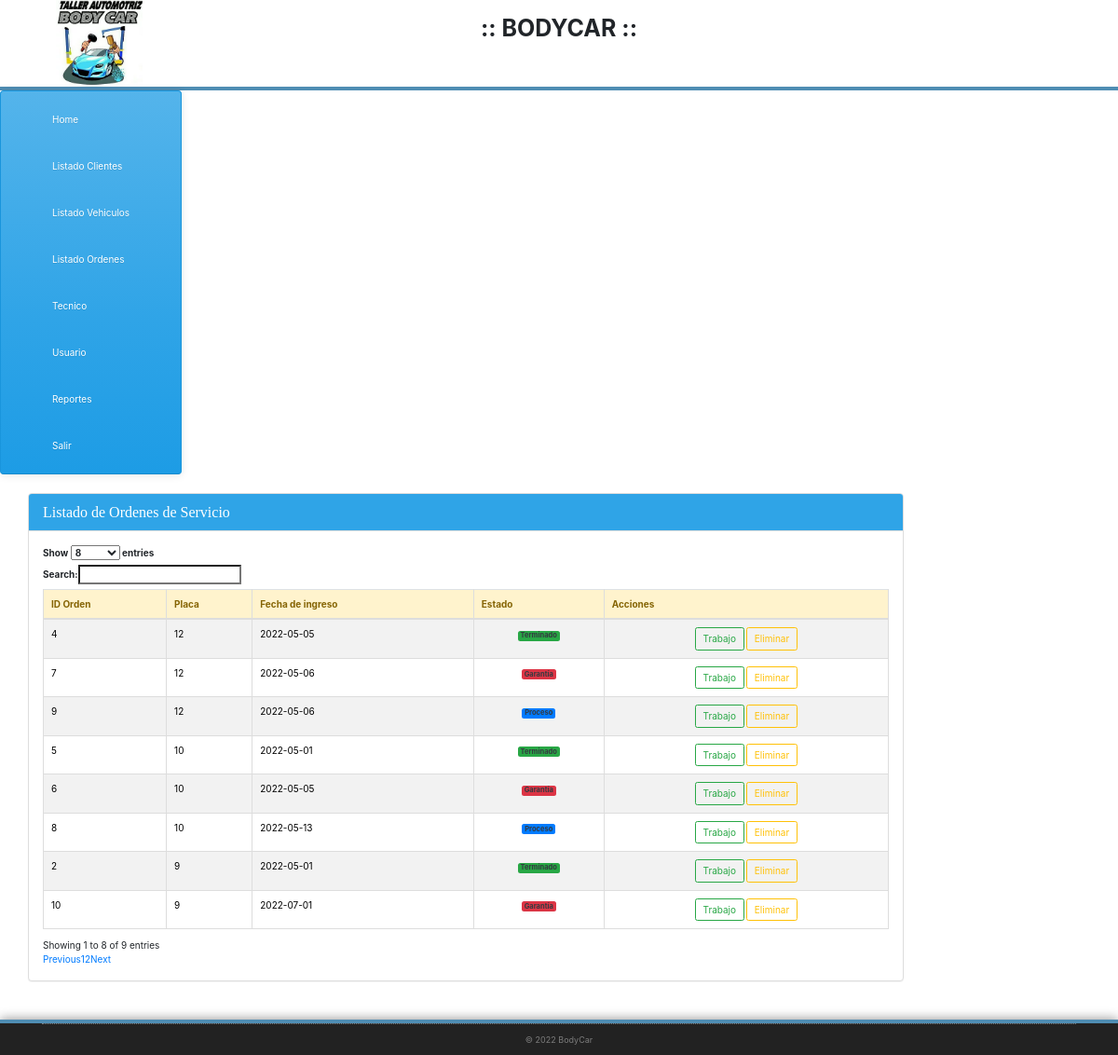
Screenshot of /dashboard1.php with the database file from the repository.
### tables this page shows
CREATE TABLE `orden` (
  `id` bigint(20) UNSIGNED NOT NULL,
  `fec_ing` date NOT NULL,
  `fec_ent` date NOT NULL,
  `ord_est` int(1) NOT NULL,
  `ord_obs` varchar(500) NOT NULL,
  `ord_veh` varchar(255) NOT NULL
);

### conectar.php (called while the page is built)
<?php
  class Conectar
  {
   public static function con(){
    $hostname_db = "localhost";
    $database_db = "bodycar";
    $username_db = "root";
    $password_db = "";
    $conexion = mysqli_connect($hostname_db, $username_db, $password_db);
    mysqli_select_db($conexion,$database_db) or die ("Ninguna DB seleccionada");
    return $conexion;
  }
}

### m_orden.php (called while the page is built, shortened)
<?php
require_once 'conectar.php';
class Orden {
  private $registro;
  function __construct() {
    $this->registro=array();
  }
  public function get_orden(){
   $sql="select * from orden";
   $res=mysqli_query(Conectar::con(),$sql) or die(mysqli_error());
   while($reg=mysqli_fetch_assoc($res))
   {
     $this->registro[]=$reg;
   }
   return $this->registro;
 }
}
?>

### dashboard1.php (the view, shortened to what this page needs)
<!DOCTYPE html>
<?php
require_once 'm_orden.php';
?>
  <html class="no-js">
 <head>
  <link rel="stylesheet" href="css/bootstrap.min.css">
  <link rel="stylesheet" href="css/icomoon-social.css">
  <link rel="stylesheet" href="css/Estilos.css">
  <link rel="stylesheet" type="text/css" href="//code.jquery.com/ui/1.12.1/themes/cupertino/jquery-ui.css">
  <link rel="stylesheet" type="text/css" href="//cdn.datatables.net/1.10.13/css/dataTables.jqueryui.min.css">
            <link rel="stylesheet" href="css/main.css">
            <link rel="stylesheet" href="https://maxcdn.bootstrapcdn.com/bootstrap/4.0.0-alpha.5/css/bootstrap.min.css">
          </head>
          <body>
              <div class="content">
            <?php include('header.php'); ?>
            <div class="container-fluid">
              <div class="row justify-content-start">
              <?php
                  include("sidebar.php");
                  ?>
               <div class="col-sm-2 col-md-2 col-lg-2">
                <div class="">
                  <br>
                </div>
              </div>
              <div class="col-sm-10 col-md-10 col-lg-10">
                <div class="container-fluid">
                  <div class="panel-group" id="accordion">
                  <div class="panel panel-primary">
                  <div class="panel-heading">
                    <h4 class="panel-title">
                      <a data-toggle="collapse" data-parent="#accordion" href="#collapse2">
                        Listado de Ordenes de Servicio</a>
                      </h4>
                    </div>
                    <div id="collapse2" class="panel-collapse collapse in">
                      <div class="panel-body">
               <table id="datatable" class="table display table-striped table-bordered table-hover" cellspacing="0" width="100%">
                          <thead>
                            <tr class="alert-warning">
                              <th>ID Orden</th>
                              <th>Placa</th>
                              <th>Fecha de ingreso</th>
                              <th>Estado</th>
                              <th>Acciones</th>
                            </tr>
                          </thead>
                          <tbody>
                            <?php
                            $regis = new Orden();
                            $array_articles = $regis->get_orden();
                            ?>
                            <?php foreach ($array_articles as $key => $value) { ?>
                            <tr class="odd gradeX">
                               <td><a href="javascript:void(0);" onClick="window.location='editar_orden.php?id=<?php echo $value["id"];?>';" data-toggle="tooltip" title="" style='text-decoration:none;color:black;'><?php echo $value["id"]; ?></a>
                              </td>
                              <td><a href="javascript:void(0);" onClick="window.location='editar_orden.php?id=<?php echo $value["id"];?>';" data-toggle="tooltip" title="" style='text-decoration:none;color:black;'><?php echo $value["ord_veh"]; ?></a>
                              </td>
                              <td><a href="javascript:void(0);" onClick="window.location='editar_orden.php?id=<?php echo $value["id"];?>';" data-toggle="tooltip" title="" style='text-decoration:none;color:black;'><?php echo $value["fec_ing"]; ?></a>
                              </td>
                              <td><a href="javascript:void(0);" onClick="window.location='editar_orden.php?id=<?php echo $value["id"];?>';" data-toggle="tooltip" title="Orden Servicio" style='text-decoration:none;color:black;'>
                                   <div class="text-center">
                                    <?php
                                    if ($value["ord_est"]=='1') {?><span class="badge bg-primary text-dark"> <?php echo " Proceso";}
                                elseif ($value["ord_est"]=='2') {?><span class="badge bg-success text-dark"> <?php echo " Terminado";}
                                elseif ($value["ord_est"]=='3') {?><span class="badge bg-danger text-dark"> <?php echo " Garantía";}
                              ?>
                                </span>
                              </div>
                              </a></td>
                              <td class="actions">
                                  <div class="text-center">
                                    <a href="javascript:void(0);" onClick="window.location='v_trabajo.php?id=<?php echo $value["id"];?>';" data-toggle="tooltip" title="Descripcion del trabajo" class="btn btn-xs btn-outline-success">Trabajo</a>
                                     <a href="javascript:void(0);" onClick="eliminar('eliminar_orden.php?id=<?php echo $value["id"];?>')" data-toggle="tooltip" title="Eliminar" class="btn btn-xs btn-outline-warning">Eliminar</a>
                                  </div>
                                </td>
                              </tr>
                              <?php } ?>
                            </tbody>
                          </table>
                          </div>
                        </div>
                      </div>
                    </div>
                     </div>
                    </div>
                    </div>
                </div>
            </div>
       <?php include('footer.php') ?>
          </body>
          </html>

### header.php (shortened to what this page needs)
<header>
	<div class="mainmenu-wrapper">
		<div class="">
			<div class="text-center">
				<div class="container">
					<div class="col-sm-2 col-md-2 col-lg-2">
					<img class="hidden-xs" src="img/img1.png"  style="width:60%; height:60%;" title="::Bodycar - Logo::" align="left" >
					</div>
					<div class="col-sm-8 col-md-8 col-lg-8">
					<br>
						<h1><b>:: BODYCAR ::</b></h1>
					</div>
				</div>
			</div>
		</div>
	</div>
</header>

### sidebar.php (shortened to what this page needs)
<div class="sidebar-nav">
           <nav class="navbar navbar-default">
              <div class="container-fluid">
             <div class="navbar-collapse collapse sidebar-navbar-collapse">
               <ul class="nav navbar-nav">
                 <li><a class="hidden-md hidden-lg" href="#">
                 <li class=""><a href="dashboard.php">Home</a></li>
                 <li class=""><a href="listado_cliente.php">Listado Clientes</a></li>
                 <li class=""><a href="listado_vehiculo.php">Listado Vehiculos</a></li>
                 <li class=""><a href="listado_orden.php">Listado Ordenes</a></li>
                 <li class=""><a href="v_tecnico.php">Tecnico</a></li>
                 <li class=""><a href="under-construction.php">Usuario</a></li>
                 <li class=""><a href="v_reporte.php">Reportes</a></li>
                 <li class=""><a href="logout.php">Salir</a></li>
              </ul>
            </div>
          </div>
          </nav>
        </div>

### footer.php (shortened to what this page needs)
<footer id="myFooter">
	<div class="footer" >
		<div class="container">
			<div class="row">
				<div class="col-footer col-md-12 col-xs-12 col-lg-12">
					<div class="text-center">
						<div class="footer-copyright">&copy; 2022 BodyCar</div>
						</div>
					</div>
				</div>
			</div>
		</div>
	</footer>

### css/main.css (style rules this page uses)
body { background: url(../img/page-background.png); }
body { font-family: Arial, Helvetica, sans-serif; font-size: 14px; line-height: 20px; color: #535b60; }
h1 { color: #53555c; font-family: 'Open Sans', sans-serif; font-weight: 800; }
h4 { font-family: 'Open Sans', sans-serif; color: #53555c; margin-bottom: 10px; }
a { color: #4f8db3; }
.footer { background: #222; color: #A0A0A0; padding: 0 20px 10px 20px; border-top: 4px solid #4f8db3; margin-top: 20px; -webkit-box-shadow: 0 -1px 12px rgba(0,0,0,0.4); -moz-box-shadow: 0 -1px 12px rgba(0,0,0,0.4); box-shadow: 0 -1px 12px rgba(0,0,0,0.4); color: 0 -1px 12px rgba(0,0,0,0.4); }
.footer-copyright { text-align: center; color: #7C7C7C; border-top: 1px dotted #7C7C7C; padding-top: 10px; font-size: 0.9em; }
.mainmenu-wrapper { background-color: #FFF; border-bottom: 4px solid #4f8db3; z-index: 4; }
.btn { border: 1px solid #4f8db3; -webkit-border-radius: 2px; -webkit-background-clip: padding-box; -moz-border-radius: 2px; -moz-background-clip: padding; border-radius: 2px; background-clip: padding-box; color: #FFFFFF; cursor: pointer; display: inline-block; text-transform: none; -webkit-transition: all .25s ease; -moz-transition: all .25s ease; -o-transition: all .25s ease; -ms-transition: all .25s ease; transition: all .25s ease; text-align: center; background: none repeat scroll 0 0 #4f8db3; text-shadow: none; box-shadow: none; color: #FFF; white-space: nowrap; }

### footer.php (style rules this page uses)
html { height: 100%; }
body { display: flex; display: -webkit-flex; flex-direction: column; -webkit-flex-direction: column; height: 100%; }
.content { flex: 1 0 auto; -webkit-flex: 1 0 auto; min-height: 200px; }
#myFooter { flex: 0 0 auto; -webkit-flex: 0 0 auto; }

### dashboard1.php (style rules this page uses)
h4 { font-family: 'MTCORSVA'; }

### rows the page displays
orden: id "2", ord_veh "9", fec_ing "2022-05-01", ord_est "Terminado"
orden: id "4", ord_veh "12", fec_ing "2022-05-05", ord_est "Terminado"
orden: id "5", ord_veh "10", fec_ing "2022-05-01", ord_est "Terminado"
orden: id "6", ord_veh "10", fec_ing "2022-05-05", ord_est "Garantía"
orden: id "7", ord_veh "12", fec_ing "2022-05-06", ord_est "Garantía"
orden: id "8", ord_veh "10", fec_ing "2022-05-13", ord_est "Proceso"
orden: id "9", ord_veh "12", fec_ing "2022-05-06", ord_est "Proceso"
orden: id "10", ord_veh "9", fec_ing "2022-07-01", ord_est "Garantía"
